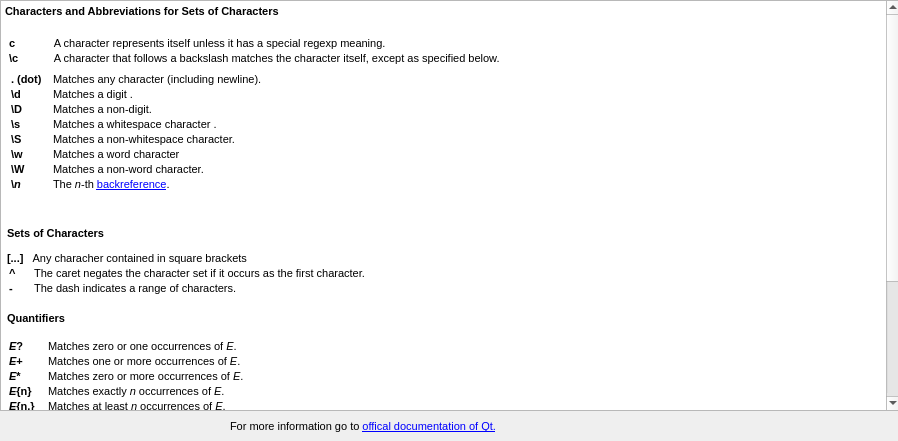
<?xml version="1.0" encoding="UTF-8"?>
<ui version="4.0">
 <class>AboutRegExp</class>
 <widget class="QDialog" name="AboutRegExp">
  <property name="windowModality">
   <enum>Qt::WindowModal</enum>
  </property>
  <property name="geometry">
   <rect>
    <x>0</x>
    <y>0</y>
    <width>898</width>
    <height>441</height>
   </rect>
  </property>
  <property name="sizePolicy">
   <sizepolicy hsizetype="Minimum" vsizetype="Minimum">
    <horstretch>0</horstretch>
    <verstretch>0</verstretch>
   </sizepolicy>
  </property>
  <property name="windowTitle">
   <string>About regular expressions</string>
  </property>
  <property name="modal">
   <bool>false</bool>
  </property>
  <widget class="QTextEdit" name="textEdit">
   <property name="geometry">
    <rect>
     <x>0</x>
     <y>0</y>
     <width>901</width>
     <height>411</height>
    </rect>
   </property>
   <property name="focusPolicy">
    <enum>Qt::NoFocus</enum>
   </property>
   <property name="html">
    <string>&lt;!DOCTYPE HTML PUBLIC &quot;-//W3C//DTD HTML 4.0//EN&quot; &quot;http://www.w3.org/TR/REC-html40/strict.dtd&quot;&gt;
&lt;html&gt;&lt;head&gt;&lt;meta name=&quot;qrichtext&quot; content=&quot;1&quot; /&gt;&lt;style type=&quot;text/css&quot;&gt;
p, li { white-space: pre-wrap; }
&lt;/style&gt;&lt;/head&gt;&lt;body style=&quot; font-family:'MS Shell Dlg 2'; font-size:8.25pt; font-weight:400; font-style:normal;&quot;&gt;
&lt;p style=&quot; margin-top:14px; margin-bottom:12px; margin-left:0px; margin-right:0px; -qt-block-indent:0; text-indent:0px;&quot;&gt;&lt;span style=&quot; font-size:8pt; font-weight:600;&quot;&gt;Characters and Abbreviations for Sets of Characters&lt;/span&gt;&lt;/p&gt;
&lt;table border=&quot;0&quot; style=&quot; margin-top:0px; margin-bottom:0px; margin-left:0px; margin-right:0px;&quot; cellspacing=&quot;2&quot; cellpadding=&quot;0&quot;&gt;&lt;thead&gt;
&lt;tr&gt;
&lt;td&gt;&lt;/td&gt;
&lt;td&gt;&lt;/td&gt;&lt;/tr&gt;&lt;/thead&gt;
&lt;tr&gt;
&lt;td style=&quot; vertical-align:top;&quot;&gt;
&lt;table border=&quot;0&quot; style=&quot; margin-top:0px; margin-bottom:0px; margin-left:0px; margin-right:0px;&quot; cellspacing=&quot;2&quot; cellpadding=&quot;0&quot;&gt;
&lt;tr&gt;
&lt;td style=&quot; vertical-align:top;&quot;&gt;
&lt;p style=&quot; margin-top:0px; margin-bottom:0px; margin-left:0px; margin-right:0px; -qt-block-indent:0; text-indent:0px;&quot;&gt;&lt;span style=&quot; font-size:8pt; font-weight:600;&quot;&gt;c&lt;/span&gt;&lt;/p&gt;&lt;/td&gt;
&lt;td style=&quot; vertical-align:top;&quot;&gt;
&lt;p style=&quot; margin-top:0px; margin-bottom:0px; margin-left:0px; margin-right:0px; -qt-block-indent:0; text-indent:0px;&quot;&gt;&lt;span style=&quot; font-size:8pt;&quot;&gt;           A character represents itself unless it has a special regexp meaning.&lt;/span&gt;&lt;/p&gt;&lt;/td&gt;&lt;/tr&gt;
&lt;tr&gt;
&lt;td style=&quot; vertical-align:top;&quot;&gt;
&lt;p style=&quot; margin-top:0px; margin-bottom:0px; margin-left:0px; margin-right:0px; -qt-block-indent:0; text-indent:0px;&quot;&gt;&lt;span style=&quot; font-size:8pt; font-weight:600;&quot;&gt;\c&lt;/span&gt;&lt;/p&gt;&lt;/td&gt;
&lt;td style=&quot; vertical-align:top;&quot;&gt;
&lt;p style=&quot; margin-top:0px; margin-bottom:0px; margin-left:0px; margin-right:0px; -qt-block-indent:0; text-indent:0px;&quot;&gt;&lt;span style=&quot; font-size:8pt;&quot;&gt;           A character that follows a backslash matches the character itself, except as specified below. &lt;/span&gt;&lt;/p&gt;&lt;/td&gt;&lt;/tr&gt;&lt;/table&gt;&lt;/td&gt;
&lt;td style=&quot; vertical-align:top;&quot;&gt;&lt;/td&gt;&lt;/tr&gt;
&lt;tr&gt;
&lt;td style=&quot; vertical-align:top;&quot;&gt;
&lt;table border=&quot;0&quot; style=&quot; margin-top:0px; margin-bottom:0px; margin-left:0px; margin-right:0px;&quot; cellspacing=&quot;2&quot; cellpadding=&quot;0&quot;&gt;&lt;thead&gt;
&lt;tr&gt;
&lt;td style=&quot; vertical-align:top;&quot;&gt;
&lt;table border=&quot;0&quot; style=&quot; margin-top:0px; margin-bottom:0px; margin-left:0px; margin-right:0px;&quot; cellspacing=&quot;2&quot; cellpadding=&quot;0&quot;&gt;
&lt;tr&gt;
&lt;td style=&quot; vertical-align:top;&quot;&gt;
&lt;p style=&quot; margin-top:0px; margin-bottom:0px; margin-left:0px; margin-right:0px; -qt-block-indent:0; text-indent:0px;&quot;&gt;&lt;span style=&quot; font-size:8pt; font-weight:600;&quot;&gt;. (dot)   &lt;/span&gt;&lt;/p&gt;&lt;/td&gt;
&lt;td style=&quot; vertical-align:top;&quot;&gt;
&lt;p style=&quot; margin-top:0px; margin-bottom:0px; margin-left:0px; margin-right:0px; -qt-block-indent:0; text-indent:0px;&quot;&gt;&lt;span style=&quot; font-size:8pt;&quot;&gt;Matches any character (including newline).&lt;/span&gt;&lt;/p&gt;&lt;/td&gt;&lt;/tr&gt;
&lt;tr&gt;
&lt;td style=&quot; vertical-align:top;&quot;&gt;
&lt;p style=&quot; margin-top:0px; margin-bottom:0px; margin-left:0px; margin-right:0px; -qt-block-indent:0; text-indent:0px;&quot;&gt;&lt;span style=&quot; font-size:8pt; font-weight:600;&quot;&gt;\d&lt;/span&gt;&lt;/p&gt;&lt;/td&gt;
&lt;td style=&quot; vertical-align:top;&quot;&gt;
&lt;p style=&quot; margin-top:0px; margin-bottom:0px; margin-left:0px; margin-right:0px; -qt-block-indent:0; text-indent:0px;&quot;&gt;&lt;span style=&quot; font-size:8pt;&quot;&gt;Matches a digit .&lt;/span&gt;&lt;/p&gt;&lt;/td&gt;&lt;/tr&gt;
&lt;tr&gt;
&lt;td style=&quot; vertical-align:top;&quot;&gt;
&lt;p style=&quot; margin-top:0px; margin-bottom:0px; margin-left:0px; margin-right:0px; -qt-block-indent:0; text-indent:0px;&quot;&gt;&lt;span style=&quot; font-size:8pt; font-weight:600;&quot;&gt;\D&lt;/span&gt;&lt;/p&gt;&lt;/td&gt;
&lt;td style=&quot; vertical-align:top;&quot;&gt;
&lt;p style=&quot; margin-top:0px; margin-bottom:0px; margin-left:0px; margin-right:0px; -qt-block-indent:0; text-indent:0px;&quot;&gt;&lt;span style=&quot; font-size:8pt;&quot;&gt;Matches a non-digit.&lt;/span&gt;&lt;/p&gt;&lt;/td&gt;&lt;/tr&gt;
&lt;tr&gt;
&lt;td style=&quot; vertical-align:top;&quot;&gt;
&lt;p style=&quot; margin-top:0px; margin-bottom:0px; margin-left:0px; margin-right:0px; -qt-block-indent:0; text-indent:0px;&quot;&gt;&lt;span style=&quot; font-size:8pt; font-weight:600;&quot;&gt;\s&lt;/span&gt;&lt;/p&gt;&lt;/td&gt;
&lt;td style=&quot; vertical-align:top;&quot;&gt;
&lt;p style=&quot; margin-top:0px; margin-bottom:0px; margin-left:0px; margin-right:0px; -qt-block-indent:0; text-indent:0px;&quot;&gt;&lt;span style=&quot; font-size:8pt;&quot;&gt;Matches a whitespace character .&lt;/span&gt;&lt;/p&gt;&lt;/td&gt;&lt;/tr&gt;
&lt;tr&gt;
&lt;td style=&quot; vertical-align:top;&quot;&gt;
&lt;p style=&quot; margin-top:0px; margin-bottom:0px; margin-left:0px; margin-right:0px; -qt-block-indent:0; text-indent:0px;&quot;&gt;&lt;span style=&quot; font-size:8pt; font-weight:600;&quot;&gt;\S&lt;/span&gt;&lt;/p&gt;&lt;/td&gt;
&lt;td style=&quot; vertical-align:top;&quot;&gt;
&lt;p style=&quot; margin-top:0px; margin-bottom:0px; margin-left:0px; margin-right:0px; -qt-block-indent:0; text-indent:0px;&quot;&gt;&lt;span style=&quot; font-size:8pt;&quot;&gt;Matches a non-whitespace character.&lt;/span&gt;&lt;/p&gt;&lt;/td&gt;&lt;/tr&gt;
&lt;tr&gt;
&lt;td style=&quot; vertical-align:top;&quot;&gt;
&lt;p style=&quot; margin-top:0px; margin-bottom:0px; margin-left:0px; margin-right:0px; -qt-block-indent:0; text-indent:0px;&quot;&gt;&lt;span style=&quot; font-size:8pt; font-weight:600;&quot;&gt;\w&lt;/span&gt;&lt;/p&gt;&lt;/td&gt;
&lt;td style=&quot; vertical-align:top;&quot;&gt;
&lt;p style=&quot; margin-top:0px; margin-bottom:0px; margin-left:0px; margin-right:0px; -qt-block-indent:0; text-indent:0px;&quot;&gt;&lt;span style=&quot; font-size:8pt;&quot;&gt;Matches a word character &lt;/span&gt;&lt;/p&gt;&lt;/td&gt;&lt;/tr&gt;
&lt;tr&gt;
&lt;td style=&quot; vertical-align:top;&quot;&gt;
&lt;p style=&quot; margin-top:0px; margin-bottom:0px; margin-left:0px; margin-right:0px; -qt-block-indent:0; text-indent:0px;&quot;&gt;&lt;span style=&quot; font-size:8pt; font-weight:600;&quot;&gt;\W&lt;/span&gt;&lt;/p&gt;&lt;/td&gt;
&lt;td style=&quot; vertical-align:top;&quot;&gt;
&lt;p style=&quot; margin-top:0px; margin-bottom:0px; margin-left:0px; margin-right:0px; -qt-block-indent:0; text-indent:0px;&quot;&gt;&lt;span style=&quot; font-size:8pt;&quot;&gt;Matches a non-word character.&lt;/span&gt;&lt;/p&gt;&lt;/td&gt;&lt;/tr&gt;
&lt;tr&gt;
&lt;td style=&quot; vertical-align:top;&quot;&gt;
&lt;p style=&quot; margin-top:0px; margin-bottom:0px; margin-left:0px; margin-right:0px; -qt-block-indent:0; text-indent:0px;&quot;&gt;&lt;span style=&quot; font-size:8pt; font-weight:600;&quot;&gt;\&lt;/span&gt;&lt;span style=&quot; font-size:8pt; font-weight:600; font-style:italic;&quot;&gt;n&lt;/span&gt;&lt;/p&gt;&lt;/td&gt;
&lt;td style=&quot; vertical-align:top;&quot;&gt;
&lt;p style=&quot; margin-top:0px; margin-bottom:0px; margin-left:0px; margin-right:0px; -qt-block-indent:0; text-indent:0px;&quot;&gt;&lt;span style=&quot; font-size:8pt;&quot;&gt;The &lt;/span&gt;&lt;span style=&quot; font-size:8pt; font-style:italic;&quot;&gt;n&lt;/span&gt;&lt;span style=&quot; font-size:8pt;&quot;&gt;-th &lt;/span&gt;&lt;a href=&quot;http://developer.qt.nokia.com/doc/qt-4.8/qregexp.html#backreferences&quot;&gt;&lt;span style=&quot; font-size:8pt; text-decoration: underline; color:#0000ff;&quot;&gt;backreference&lt;/span&gt;&lt;/a&gt;&lt;span style=&quot; font-size:8pt;&quot;&gt;.&lt;/span&gt;&lt;/p&gt;&lt;/td&gt;&lt;/tr&gt;&lt;/table&gt;&lt;/td&gt;
&lt;td style=&quot; vertical-align:top;&quot;&gt;&lt;/td&gt;&lt;/tr&gt;&lt;/thead&gt;&lt;/table&gt;&lt;/td&gt;
&lt;td style=&quot; vertical-align:top;&quot;&gt;&lt;/td&gt;&lt;/tr&gt;
&lt;tr&gt;
&lt;td style=&quot; vertical-align:top;&quot;&gt;&lt;/td&gt;
&lt;td style=&quot; vertical-align:top;&quot;&gt;&lt;/td&gt;&lt;/tr&gt;
&lt;tr&gt;
&lt;td style=&quot; vertical-align:top;&quot;&gt;&lt;/td&gt;
&lt;td style=&quot; vertical-align:top;&quot;&gt;&lt;/td&gt;&lt;/tr&gt;
&lt;tr&gt;
&lt;td style=&quot; vertical-align:top;&quot;&gt;
&lt;p style=&quot; margin-top:0px; margin-bottom:0px; margin-left:0px; margin-right:0px; -qt-block-indent:0; text-indent:0px;&quot;&gt;&lt;span style=&quot; font-size:8pt; font-weight:600;&quot;&gt;Sets of Characters&lt;/span&gt;&lt;/p&gt;
&lt;p style=&quot; margin-top:12px; margin-bottom:12px; margin-left:0px; margin-right:0px; -qt-block-indent:0; text-indent:0px;&quot;&gt;&lt;span style=&quot; font-size:8pt; font-weight:600;&quot;&gt;[...]   &lt;/span&gt;&lt;span style=&quot; font-size:8pt;&quot;&gt;Any characher contained in square brackets&lt;/span&gt;&lt;/p&gt;
&lt;table border=&quot;0&quot; style=&quot; margin-top:0px; margin-bottom:0px; margin-left:0px; margin-right:0px;&quot; cellspacing=&quot;2&quot; cellpadding=&quot;0&quot;&gt;
&lt;tr&gt;
&lt;td style=&quot; vertical-align:top;&quot;&gt;
&lt;p style=&quot; margin-top:0px; margin-bottom:0px; margin-left:0px; margin-right:0px; -qt-block-indent:0; text-indent:0px;&quot;&gt;&lt;span style=&quot; font-size:8pt; font-weight:600;&quot;&gt;^&lt;/span&gt;&lt;/p&gt;&lt;/td&gt;
&lt;td style=&quot; vertical-align:top;&quot;&gt;
&lt;p style=&quot; margin-top:0px; margin-bottom:0px; margin-left:0px; margin-right:0px; -qt-block-indent:0; text-indent:0px;&quot;&gt;&lt;span style=&quot; font-size:8pt;&quot;&gt;     The caret negates the character set if it occurs as the first character.&lt;/span&gt;&lt;/p&gt;&lt;/td&gt;&lt;/tr&gt;
&lt;tr&gt;
&lt;td style=&quot; vertical-align:top;&quot;&gt;
&lt;p style=&quot; margin-top:0px; margin-bottom:0px; margin-left:0px; margin-right:0px; -qt-block-indent:0; text-indent:0px;&quot;&gt;&lt;span style=&quot; font-size:8pt; font-weight:600;&quot;&gt;-&lt;/span&gt;&lt;/p&gt;&lt;/td&gt;
&lt;td style=&quot; vertical-align:top;&quot;&gt;
&lt;p style=&quot; margin-top:0px; margin-bottom:0px; margin-left:0px; margin-right:0px; -qt-block-indent:0; text-indent:0px;&quot;&gt;&lt;span style=&quot; font-size:8pt;&quot;&gt;     The dash indicates a range of characters.&lt;/span&gt;&lt;/p&gt;&lt;/td&gt;&lt;/tr&gt;&lt;/table&gt;
&lt;p style=&quot;-qt-paragraph-type:empty; margin-top:0px; margin-bottom:0px; margin-left:0px; margin-right:0px; -qt-block-indent:0; text-indent:0px; font-size:8pt;&quot;&gt;&lt;/p&gt;&lt;/td&gt;
&lt;td style=&quot; vertical-align:top;&quot;&gt;&lt;/td&gt;&lt;/tr&gt;
&lt;tr&gt;
&lt;td style=&quot; vertical-align:top;&quot;&gt;
&lt;p style=&quot; margin-top:0px; margin-bottom:0px; margin-left:0px; margin-right:0px; -qt-block-indent:0; text-indent:0px;&quot;&gt;&lt;span style=&quot; font-size:8pt; font-weight:600;&quot;&gt;Quantifiers&lt;/span&gt;&lt;/p&gt;
&lt;p style=&quot;-qt-paragraph-type:empty; margin-top:0px; margin-bottom:0px; margin-left:0px; margin-right:0px; -qt-block-indent:0; text-indent:0px; font-size:8pt; font-weight:600;&quot;&gt;&lt;/p&gt;
&lt;p style=&quot;-qt-paragraph-type:empty; margin-top:0px; margin-bottom:0px; margin-left:0px; margin-right:0px; -qt-block-indent:0; text-indent:0px; font-size:8pt; font-weight:600;&quot;&gt;&lt;/p&gt;
&lt;table border=&quot;0&quot; style=&quot; margin-top:0px; margin-bottom:0px; margin-left:0px; margin-right:0px;&quot; cellspacing=&quot;2&quot; cellpadding=&quot;0&quot;&gt;
&lt;tr&gt;
&lt;td style=&quot; vertical-align:top;&quot;&gt;
&lt;p style=&quot; margin-top:0px; margin-bottom:0px; margin-left:0px; margin-right:0px; -qt-block-indent:0; text-indent:0px;&quot;&gt;&lt;span style=&quot; font-size:8pt; font-weight:600; font-style:italic;&quot;&gt;E&lt;/span&gt;&lt;span style=&quot; font-size:8pt; font-weight:600;&quot;&gt;?&lt;/span&gt;&lt;/p&gt;&lt;/td&gt;
&lt;td style=&quot; vertical-align:top;&quot;&gt;
&lt;p style=&quot; margin-top:0px; margin-bottom:0px; margin-left:0px; margin-right:0px; -qt-block-indent:0; text-indent:0px;&quot;&gt;&lt;span style=&quot; font-size:8pt;&quot;&gt;Matches zero or one occurrences of &lt;/span&gt;&lt;span style=&quot; font-size:8pt; font-style:italic;&quot;&gt;E&lt;/span&gt;&lt;span style=&quot; font-size:8pt;&quot;&gt;.&lt;/span&gt;&lt;/p&gt;&lt;/td&gt;&lt;/tr&gt;
&lt;tr&gt;
&lt;td style=&quot; vertical-align:top;&quot;&gt;
&lt;p style=&quot; margin-top:0px; margin-bottom:0px; margin-left:0px; margin-right:0px; -qt-block-indent:0; text-indent:0px;&quot;&gt;&lt;span style=&quot; font-size:8pt; font-weight:600; font-style:italic;&quot;&gt;E&lt;/span&gt;&lt;span style=&quot; font-size:8pt; font-weight:600;&quot;&gt;+&lt;/span&gt;&lt;/p&gt;&lt;/td&gt;
&lt;td style=&quot; vertical-align:top;&quot;&gt;
&lt;p style=&quot; margin-top:0px; margin-bottom:0px; margin-left:0px; margin-right:0px; -qt-block-indent:0; text-indent:0px;&quot;&gt;&lt;span style=&quot; font-size:8pt;&quot;&gt;Matches one or more occurrences of &lt;/span&gt;&lt;span style=&quot; font-size:8pt; font-style:italic;&quot;&gt;E&lt;/span&gt;&lt;span style=&quot; font-size:8pt;&quot;&gt;.&lt;/span&gt;&lt;/p&gt;&lt;/td&gt;&lt;/tr&gt;
&lt;tr&gt;
&lt;td style=&quot; vertical-align:top;&quot;&gt;
&lt;p style=&quot; margin-top:0px; margin-bottom:0px; margin-left:0px; margin-right:0px; -qt-block-indent:0; text-indent:0px;&quot;&gt;&lt;span style=&quot; font-size:8pt; font-weight:600; font-style:italic;&quot;&gt;E&lt;/span&gt;&lt;span style=&quot; font-size:8pt; font-weight:600;&quot;&gt;*&lt;/span&gt;&lt;/p&gt;&lt;/td&gt;
&lt;td style=&quot; vertical-align:top;&quot;&gt;
&lt;p style=&quot; margin-top:0px; margin-bottom:0px; margin-left:0px; margin-right:0px; -qt-block-indent:0; text-indent:0px;&quot;&gt;&lt;span style=&quot; font-size:8pt;&quot;&gt;Matches zero or more occurrences of &lt;/span&gt;&lt;span style=&quot; font-size:8pt; font-style:italic;&quot;&gt;E&lt;/span&gt;&lt;span style=&quot; font-size:8pt;&quot;&gt;.&lt;/span&gt;&lt;/p&gt;&lt;/td&gt;&lt;/tr&gt;
&lt;tr&gt;
&lt;td style=&quot; vertical-align:top;&quot;&gt;
&lt;p style=&quot; margin-top:0px; margin-bottom:0px; margin-left:0px; margin-right:0px; -qt-block-indent:0; text-indent:0px;&quot;&gt;&lt;span style=&quot; font-size:8pt; font-weight:600; font-style:italic;&quot;&gt;E&lt;/span&gt;&lt;span style=&quot; font-size:8pt; font-weight:600;&quot;&gt;{n}&lt;/span&gt;&lt;/p&gt;&lt;/td&gt;
&lt;td style=&quot; vertical-align:top;&quot;&gt;
&lt;p style=&quot; margin-top:0px; margin-bottom:0px; margin-left:0px; margin-right:0px; -qt-block-indent:0; text-indent:0px;&quot;&gt;&lt;span style=&quot; font-size:8pt;&quot;&gt;Matches exactly &lt;/span&gt;&lt;span style=&quot; font-size:8pt; font-style:italic;&quot;&gt;n&lt;/span&gt;&lt;span style=&quot; font-size:8pt;&quot;&gt; occurrences of &lt;/span&gt;&lt;span style=&quot; font-size:8pt; font-style:italic;&quot;&gt;E&lt;/span&gt;&lt;span style=&quot; font-size:8pt;&quot;&gt;. &lt;/span&gt;&lt;/p&gt;&lt;/td&gt;&lt;/tr&gt;
&lt;tr&gt;
&lt;td style=&quot; vertical-align:top;&quot;&gt;
&lt;p style=&quot; margin-top:0px; margin-bottom:0px; margin-left:0px; margin-right:0px; -qt-block-indent:0; text-indent:0px;&quot;&gt;&lt;span style=&quot; font-size:8pt; font-weight:600; font-style:italic;&quot;&gt;E&lt;/span&gt;&lt;span style=&quot; font-size:8pt; font-weight:600;&quot;&gt;{n,}&lt;/span&gt;&lt;/p&gt;&lt;/td&gt;
&lt;td style=&quot; vertical-align:top;&quot;&gt;
&lt;p style=&quot; margin-top:0px; margin-bottom:0px; margin-left:0px; margin-right:0px; -qt-block-indent:0; text-indent:0px;&quot;&gt;&lt;span style=&quot; font-size:8pt;&quot;&gt;Matches at least &lt;/span&gt;&lt;span style=&quot; font-size:8pt; font-style:italic;&quot;&gt;n&lt;/span&gt;&lt;span style=&quot; font-size:8pt;&quot;&gt; occurrences of &lt;/span&gt;&lt;span style=&quot; font-size:8pt; font-style:italic;&quot;&gt;E&lt;/span&gt;&lt;span style=&quot; font-size:8pt;&quot;&gt;.&lt;/span&gt;&lt;/p&gt;&lt;/td&gt;&lt;/tr&gt;
&lt;tr&gt;
&lt;td style=&quot; vertical-align:top;&quot;&gt;
&lt;p style=&quot; margin-top:0px; margin-bottom:0px; margin-left:0px; margin-right:0px; -qt-block-indent:0; text-indent:0px;&quot;&gt;&lt;span style=&quot; font-size:8pt; font-weight:600; font-style:italic;&quot;&gt;E&lt;/span&gt;&lt;span style=&quot; font-size:8pt; font-weight:600;&quot;&gt;{,m}&lt;/span&gt;&lt;/p&gt;&lt;/td&gt;
&lt;td style=&quot; vertical-align:top;&quot;&gt;
&lt;p style=&quot; margin-top:0px; margin-bottom:0px; margin-left:0px; margin-right:0px; -qt-block-indent:0; text-indent:0px;&quot;&gt;&lt;span style=&quot; font-size:8pt;&quot;&gt;Matches at most &lt;/span&gt;&lt;span style=&quot; font-size:8pt; font-style:italic;&quot;&gt;m&lt;/span&gt;&lt;span style=&quot; font-size:8pt;&quot;&gt; occurrences of &lt;/span&gt;&lt;span style=&quot; font-size:8pt; font-style:italic;&quot;&gt;E&lt;/span&gt;&lt;span style=&quot; font-size:8pt;&quot;&gt;. &lt;/span&gt;&lt;/p&gt;&lt;/td&gt;&lt;/tr&gt;
&lt;tr&gt;
&lt;td style=&quot; vertical-align:top;&quot;&gt;
&lt;p style=&quot; margin-top:0px; margin-bottom:0px; margin-left:0px; margin-right:0px; -qt-block-indent:0; text-indent:0px;&quot;&gt;&lt;span style=&quot; font-size:8pt; font-weight:600; font-style:italic;&quot;&gt;E&lt;/span&gt;&lt;span style=&quot; font-size:8pt; font-weight:600;&quot;&gt;{n,m}&lt;/span&gt;&lt;/p&gt;&lt;/td&gt;
&lt;td style=&quot; vertical-align:top;&quot;&gt;
&lt;p style=&quot; margin-top:0px; margin-bottom:0px; margin-left:0px; margin-right:0px; -qt-block-indent:0; text-indent:0px;&quot;&gt;&lt;span style=&quot; font-size:8pt;&quot;&gt;Matches at least &lt;/span&gt;&lt;span style=&quot; font-size:8pt; font-style:italic;&quot;&gt;n&lt;/span&gt;&lt;span style=&quot; font-size:8pt;&quot;&gt; and at most &lt;/span&gt;&lt;span style=&quot; font-size:8pt; font-style:italic;&quot;&gt;m&lt;/span&gt;&lt;span style=&quot; font-size:8pt;&quot;&gt; occurrences of &lt;/span&gt;&lt;span style=&quot; font-size:8pt; font-style:italic;&quot;&gt;E&lt;/span&gt;&lt;span style=&quot; font-size:8pt;&quot;&gt;.&lt;/span&gt;&lt;/p&gt;
&lt;p style=&quot;-qt-paragraph-type:empty; margin-top:0px; margin-bottom:0px; margin-left:0px; margin-right:0px; -qt-block-indent:0; text-indent:0px; font-size:8pt;&quot;&gt;&lt;/p&gt;&lt;/td&gt;&lt;/tr&gt;&lt;/table&gt;&lt;/td&gt;
&lt;td style=&quot; vertical-align:top;&quot;&gt;&lt;/td&gt;&lt;/tr&gt;
&lt;tr&gt;
&lt;td style=&quot; vertical-align:top;&quot;&gt;
&lt;p style=&quot; margin-top:0px; margin-bottom:0px; margin-left:0px; margin-right:0px; -qt-block-indent:0; text-indent:0px;&quot;&gt;&lt;span style=&quot; font-size:8pt; font-weight:600;&quot;&gt;Assertions&lt;/span&gt;&lt;/p&gt;&lt;/td&gt;
&lt;td style=&quot; vertical-align:top;&quot;&gt;&lt;/td&gt;&lt;/tr&gt;
&lt;tr&gt;
&lt;td style=&quot; vertical-align:top;&quot;&gt;
&lt;p style=&quot;-qt-paragraph-type:empty; margin-top:0px; margin-bottom:0px; margin-left:0px; margin-right:0px; -qt-block-indent:0; text-indent:0px; font-size:8pt;&quot;&gt;&lt;/p&gt;
&lt;table border=&quot;0&quot; style=&quot; margin-top:0px; margin-bottom:0px; margin-left:0px; margin-right:0px;&quot; cellspacing=&quot;2&quot; cellpadding=&quot;0&quot;&gt;
&lt;tr&gt;
&lt;td style=&quot; vertical-align:top;&quot;&gt;
&lt;p style=&quot; margin-top:0px; margin-bottom:0px; margin-left:0px; margin-right:0px; -qt-block-indent:0; text-indent:0px;&quot;&gt;&lt;span style=&quot; font-size:8pt; font-weight:600;&quot;&gt;^&lt;/span&gt;&lt;/p&gt;&lt;/td&gt;
&lt;td style=&quot; vertical-align:top;&quot;&gt;
&lt;p style=&quot; margin-top:0px; margin-bottom:0px; margin-left:0px; margin-right:0px; -qt-block-indent:0; text-indent:0px;&quot;&gt;&lt;span style=&quot; font-size:8pt;&quot;&gt;The caret signifies the beginning of the string. If you wish to match a literal &lt;/span&gt;&lt;span style=&quot; font-family:'Courier New,courier'; font-size:8pt;&quot;&gt;^&lt;/span&gt;&lt;span style=&quot; font-size:8pt;&quot;&gt; you must escape it by writing &lt;/span&gt;&lt;span style=&quot; font-family:'Courier New,courier'; font-size:8pt;&quot;&gt;\\^&lt;/span&gt;&lt;span style=&quot; font-size:8pt;&quot;&gt;. &lt;/span&gt;&lt;/p&gt;&lt;/td&gt;&lt;/tr&gt;
&lt;tr&gt;
&lt;td style=&quot; vertical-align:top;&quot;&gt;
&lt;p style=&quot; margin-top:0px; margin-bottom:0px; margin-left:0px; margin-right:0px; -qt-block-indent:0; text-indent:0px;&quot;&gt;&lt;span style=&quot; font-size:8pt; font-weight:600;&quot;&gt;$&lt;/span&gt;&lt;/p&gt;&lt;/td&gt;
&lt;td style=&quot; vertical-align:top;&quot;&gt;
&lt;p style=&quot; margin-top:0px; margin-bottom:0px; margin-left:0px; margin-right:0px; -qt-block-indent:0; text-indent:0px;&quot;&gt;&lt;span style=&quot; font-size:8pt;&quot;&gt;The dollar signifies the end of the string. &lt;/span&gt;&lt;/p&gt;&lt;/td&gt;&lt;/tr&gt;
&lt;tr&gt;
&lt;td style=&quot; vertical-align:top;&quot;&gt;
&lt;p style=&quot; margin-top:0px; margin-bottom:0px; margin-left:0px; margin-right:0px; -qt-block-indent:0; text-indent:0px;&quot;&gt;&lt;span style=&quot; font-size:8pt; font-weight:600;&quot;&gt;\b&lt;/span&gt;&lt;/p&gt;&lt;/td&gt;
&lt;td style=&quot; vertical-align:top;&quot;&gt;
&lt;p style=&quot; margin-top:0px; margin-bottom:0px; margin-left:0px; margin-right:0px; -qt-block-indent:0; text-indent:0px;&quot;&gt;&lt;span style=&quot; font-size:8pt;&quot;&gt;A word boundary. &lt;/span&gt;&lt;/p&gt;&lt;/td&gt;&lt;/tr&gt;
&lt;tr&gt;
&lt;td style=&quot; vertical-align:top;&quot;&gt;
&lt;p style=&quot; margin-top:0px; margin-bottom:0px; margin-left:0px; margin-right:0px; -qt-block-indent:0; text-indent:0px;&quot;&gt;&lt;span style=&quot; font-size:8pt; font-weight:600;&quot;&gt;\B&lt;/span&gt;&lt;/p&gt;&lt;/td&gt;
&lt;td style=&quot; vertical-align:top;&quot;&gt;
&lt;p style=&quot; margin-top:0px; margin-bottom:0px; margin-left:0px; margin-right:0px; -qt-block-indent:0; text-indent:0px;&quot;&gt;&lt;span style=&quot; font-size:8pt;&quot;&gt;A non-word boundary.&lt;/span&gt;&lt;/p&gt;&lt;/td&gt;&lt;/tr&gt;
&lt;tr&gt;
&lt;td style=&quot; vertical-align:top;&quot;&gt;
&lt;p style=&quot; margin-top:0px; margin-bottom:0px; margin-left:0px; margin-right:0px; -qt-block-indent:0; text-indent:0px;&quot;&gt;&lt;span style=&quot; font-size:8pt; font-weight:600;&quot;&gt;(?=&lt;/span&gt;&lt;span style=&quot; font-size:8pt; font-weight:600; font-style:italic;&quot;&gt;E&lt;/span&gt;&lt;span style=&quot; font-size:8pt; font-weight:600;&quot;&gt;)&lt;/span&gt;&lt;/p&gt;&lt;/td&gt;
&lt;td style=&quot; vertical-align:top;&quot;&gt;
&lt;p style=&quot; margin-top:0px; margin-bottom:0px; margin-left:0px; margin-right:0px; -qt-block-indent:0; text-indent:0px;&quot;&gt;&lt;span style=&quot; font-size:8pt;&quot;&gt;Positive lookahead. This assertion is true if the expression matches at this point in the regexp. &lt;/span&gt;&lt;/p&gt;&lt;/td&gt;&lt;/tr&gt;
&lt;tr&gt;
&lt;td style=&quot; vertical-align:top;&quot;&gt;
&lt;p style=&quot; margin-top:0px; margin-bottom:0px; margin-left:0px; margin-right:0px; -qt-block-indent:0; text-indent:0px;&quot;&gt;&lt;span style=&quot; font-size:8pt; font-weight:600;&quot;&gt;(?!&lt;/span&gt;&lt;span style=&quot; font-size:8pt; font-weight:600; font-style:italic;&quot;&gt;E&lt;/span&gt;&lt;span style=&quot; font-size:8pt; font-weight:600;&quot;&gt;)&lt;/span&gt;&lt;/p&gt;&lt;/td&gt;
&lt;td style=&quot; vertical-align:top;&quot;&gt;
&lt;p style=&quot; margin-top:0px; margin-bottom:0px; margin-left:0px; margin-right:0px; -qt-block-indent:0; text-indent:0px;&quot;&gt;&lt;span style=&quot; font-size:8pt;&quot;&gt;Negative lookahead. This assertion is true if the expression does not match at this point in the regexp.&lt;/span&gt;&lt;/p&gt;&lt;/td&gt;&lt;/tr&gt;&lt;/table&gt;&lt;/td&gt;
&lt;td style=&quot; vertical-align:top;&quot;&gt;&lt;/td&gt;&lt;/tr&gt;&lt;/table&gt;&lt;/body&gt;&lt;/html&gt;</string>
   </property>
  </widget>
  <widget class="QLabel" name="label">
   <property name="geometry">
    <rect>
     <x>230</x>
     <y>420</y>
     <width>381</width>
     <height>31</height>
    </rect>
   </property>
   <property name="focusPolicy">
    <enum>Qt::WheelFocus</enum>
   </property>
   <property name="text">
    <string>&lt;!DOCTYPE HTML PUBLIC &quot;-//W3C//DTD HTML 4.0//EN&quot; &quot;http://www.w3.org/TR/REC-html40/strict.dtd&quot;&gt;
&lt;html&gt;&lt;head&gt;&lt;meta name=&quot;qrichtext&quot; content=&quot;1&quot; /&gt;&lt;style type=&quot;text/css&quot;&gt;
p, li { white-space: pre-wrap; }
&lt;/style&gt;&lt;/head&gt;&lt;body style=&quot; font-family:'MS Shell Dlg 2'; font-size:8.25pt; font-weight:400; font-style:normal;&quot;&gt;
&lt;p style=&quot; margin-top:0px; margin-bottom:0px; margin-left:0px; margin-right:0px; -qt-block-indent:0; text-indent:0px;&quot;&gt;&lt;span style=&quot; font-size:8pt;&quot;&gt;For more information go to &lt;/span&gt;&lt;a href=&quot;http://developer.qt.nokia.com/doc/qt-4.8/qregexp.html&quot;&gt;&lt;span style=&quot; font-size:8pt; text-decoration: underline; color:#0000ff;&quot;&gt;offical documentation of Qt.&lt;/span&gt;&lt;/a&gt;&lt;/p&gt;
&lt;p style=&quot;-qt-paragraph-type:empty; margin-top:0px; margin-bottom:0px; margin-left:0px; margin-right:0px; -qt-block-indent:0; text-indent:0px; font-size:8pt; text-decoration: underline; color:#0000ff;&quot;&gt;&lt;/p&gt;
&lt;p style=&quot;-qt-paragraph-type:empty; margin-top:0px; margin-bottom:0px; margin-left:0px; margin-right:0px; -qt-block-indent:0; text-indent:0px; font-size:8pt; text-decoration: underline; color:#0000ff;&quot;&gt;&lt;/p&gt;&lt;/body&gt;&lt;/html&gt;</string>
   </property>
   <property name="openExternalLinks">
    <bool>true</bool>
   </property>
   <property name="textInteractionFlags">
    <set>Qt::LinksAccessibleByKeyboard|Qt::LinksAccessibleByMouse</set>
   </property>
  </widget>
 </widget>
 <resources/>
 <connections/>
</ui>
